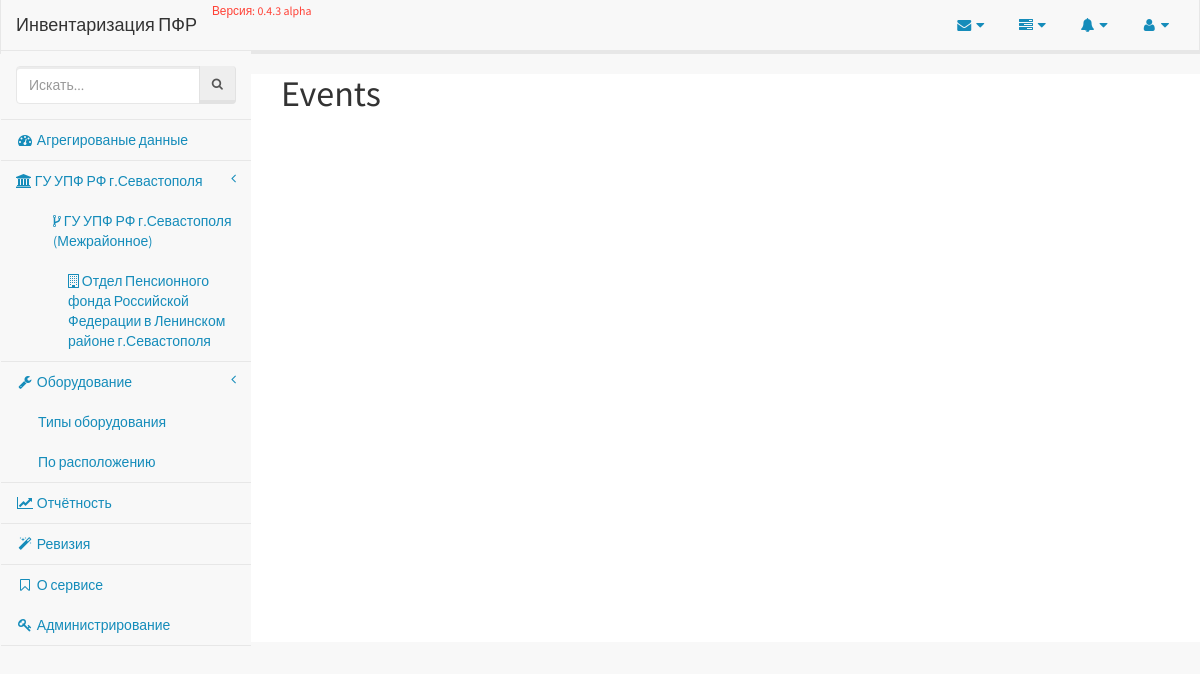
Screenshot of /events/ with the database file from the repository.
### employee/models/organisation.py (models this page shows, shortened)
class Organisation(models.Model):
    title = models.CharField(_('Наименование'), max_length=80, unique=True, db_index=True)
    short_title = models.CharField(_('Краткое наименование'), max_length=40, unique=True, null=True, blank=True)
    parent = models.ForeignKey('self', related_name='subordinates', default=0, blank=True, null=True, verbose_name='В подчинении')
    @staticmethod
    def all():
        return Organisation.objects.all()
    class Meta:
        verbose_name = _('Организация')
        verbose_name_plural = _('Организации')
        app_label = 'employee'

### events/views.py (the view)
class EventListView(ListView):
    model = LogEntry
    template_name = 'events/index.html'
    page_title = 'События системы'

### employee/templatetags/organisations_menu.py (called while the page is built)
@register.inclusion_tag('partials/organisations_menu.html')
def organisations_menu():
    menu = Organisation.all().filter(parent=None)
    return {'menu': menu}

### events/templatetags/events.py (called while the page is built)
@register.inclusion_tag('partials/_events.html')
def events():
    logs = LogEntry.objects.select_related('content_type').all().order_by('-action_time')[:10]
    return {'events': logs}

### inventory/__init__.py (called while the page is built)
def appname(request):
    return {'appname': __appname__}

def app_version(request):
    return {'app_version': __version__}

### events/templates/events/index.html (shortened to what this page needs)
{% extends 'layouts/application.html' %}
{% block content %}
    <h1>Events</h1>
{% endblock %}

### templates/partials/organisations_menu.html
{% for item in menu %}
    <li>
        <a href="{% url 'employee:list' pk=item.pk %}">
            <span class="fa fa-institution"> </span>
            {{ item.title }}
            <span class="fa arrow"></span>
        </a>
            <ul class="nav nav-third-level">
                {% for subordinate in item.subordinates.all %}
                    <li>
                        <a href="{% url 'employee:list' pk=subordinate.pk %}">
                            <span class="fa fa-code-fork"> </span>
                            {{ subordinate.title }}
                        </a>
                            <ul class="nav nav-fourth-level">
                                {% for sub in subordinate.subordinates.all %}
                                    <li>
                                        <a href="{% url 'employee:list' pk=sub.pk %}">
                                            <span class="fa fa-building-o"> </span>
                                            {{ sub.title }}
                                        </a>
                                    </li>
                                {% endfor %}
                            </ul>
                    </li>
                {% endfor %}
            </ul>
    </li>
{% endfor %}

### rows the page displays
Organisation: title "ГУ УПФ РФ г.Севастополя"
Organisation: title "ГУ УПФ РФ г.Севастополя (Межрайонное)"
Organisation: title "Отдел Пенсионного фонда Российской Федерации в Ленинском районе г.Севастополя"

### other values shown
{{ appname }} "Инвентаризация ПФР"
{{ app_version }} "0.4.3 alpha"
